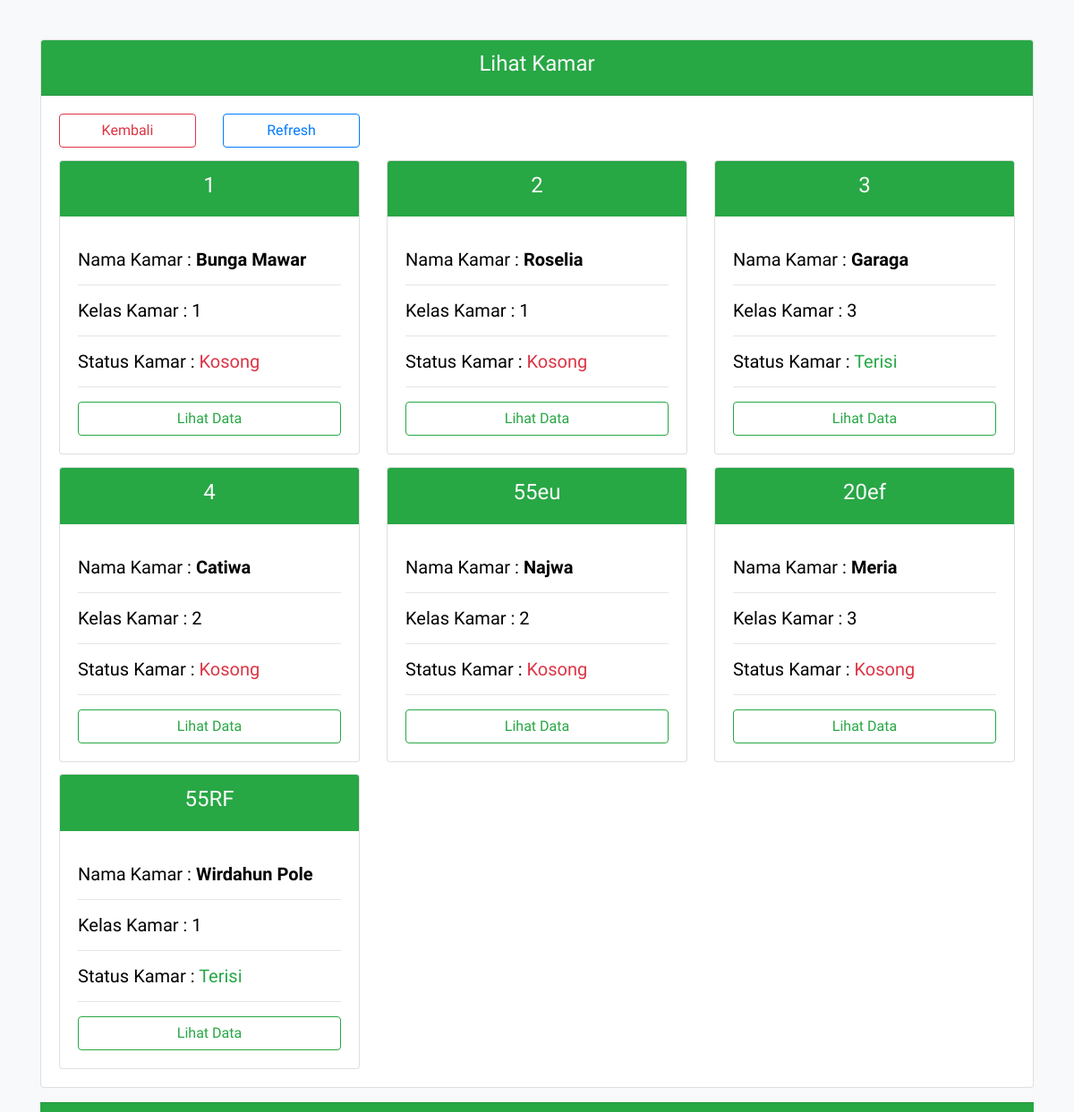
Screenshot of /index.php/dashboard/lihat_kamar with the database file from the repository.
### tables this page shows
CREATE TABLE `tb_kamar` (
  `id_kamar` int(11) NOT NULL,
  `no_k` varchar(15) NOT NULL,
  `nama_k` varchar(50) NOT NULL,
  `kelas_k` varchar(20) NOT NULL,
  `status_k` enum('terisi','kosong') NOT NULL,
  `tanggal` date NOT NULL
);

### application/controllers/Dashboard.php (called while the page is built, shortened)
<?php
class Dashboard extends CI_Controller
{
	public function __construct()
	{
		$this->load->library('form_validation');
		$this->load->model('Model_Tampil');
	}
	public function lihat_kamar()
	{
		$data['tampil_k'] = $this->db->query("SELECT * FROM tb_kamar ")->result_array();
		$this->load->view('Dashboard/lihat_kamar', $data);
	}
}

### index.php (called while the page is built, shortened)
<?php
require_once BASEPATH.'core/CodeIgniter.php';

### application/views/Dashboard/lihat_kamar.php (the view, shortened to what this page needs)
<!DOCTYPE html>
<html>
<head>
	<link href="<?= base_url('');?>assets/vendor/fontawesome-free/css/all.min.css" rel="stylesheet" type="text/css">
	<link href="<?= base_url('');?>assets/css/bootstrap.min.css" rel="stylesheet" type="text/css" media="all" />
	<link href="<?= base_url('');?>assets/css/default.css" rel="stylesheet" type="text/css" media="all" />
	<link href="<?= base_url('');?>assets/css/fonts.css" rel="stylesheet" type="text/css" media="all" />
</head>
<body class="bg-light">
	<div class="container">
		<div class="card">
			<div class="card-header bg-success"><h4 class="text-center text-light">Lihat Kamar</h4></div>
			<div class="card-body">
				<div class="row">
					<div class="col-md-2">
						<a class="btn btn-outline-danger form-control" href="../">Kembali</a>
					</div>
					<div class="col-md-2">
						<a class="btn btn-outline-primary form-control" href="<?= base_url('dashboard/lihat_kamar');?>">Refresh</a>
					</div>
				</div>
				<div class="row">
					<?php
					foreach ($tampil_k as $tk) :
						?>
						<div class="col-md-4">
							<div class="card">
								<form action="<?= base_url('dashboard/lihat_data')?>" method="post">
									<div class="card-header alert bg-success">
										<h4 class="text-center text-light"><?= $tk['no_k'];?></h4>
									</div>
									<div class="card-body">
										<h5>Nama Kamar : <strong> <?= $tk['nama_k'];?></strong></h5><hr>
										<h5>Kelas Kamar : <?= $tk['kelas_k'];?></h5><hr>
										<h5>Status Kamar : <?php
										if($tk['status_k'] == "kosong"){
											?>
											<span class="text-danger">
												Kosong
											</span>
											<?php
										}else{
											echo "<span class='text-success text-capitalize'>". $tk['status_k'];
										}
										?></h5><hr>
										<input type="submit" class="btn btn-outline-success form-control" data-toggle="collapse" data-target="#collapseExample" role="button" aria-expanded="false" aria-controls="collapseExample" value="Lihat Data">
									</div>
								</form>
							</div>
						</div>
						<?php
					endforeach;
					?>
				</div>
			</div>
		</div>
	</div>
	<div class="container">
		<hr class="bg-success" style="height:10px;">
	</div>
</body>
</html>

### assets/css/default.css (style rules this page uses)
html, body { height: 100%; }
body { margin: 0px; padding: 0px; background: #1B1B1B url(images/overlay.png) repeat; font-family: 'Varela Round', sans-serif; font-size: 11pt; font-weight: 400; color: #000000; }
a { color: #0000FF; }
.container { margin: 0px auto; width: 1200px; }

### application/views/Dashboard/lihat_kamar.php (style rules this page uses)
.card { margin-top:4%; }

### rows the page displays
tb_kamar: no_k "1", nama_k "Bunga Mawar", kelas_k "1", status_k "Kosong"
tb_kamar: no_k "2", nama_k "Roselia", kelas_k "1", status_k "Kosong"
tb_kamar: no_k "3", nama_k "Garaga", kelas_k "3", status_k "Terisi"
tb_kamar: no_k "4", nama_k "Catiwa", kelas_k "2", status_k "Kosong"
tb_kamar: no_k "55eu", nama_k "Najwa", kelas_k "2", status_k "Kosong"
tb_kamar: no_k "20ef", nama_k "Meria", kelas_k "3", status_k "Kosong"
tb_kamar: no_k "55RF", nama_k "Wirdahun Pole", kelas_k "1", status_k "Terisi"
